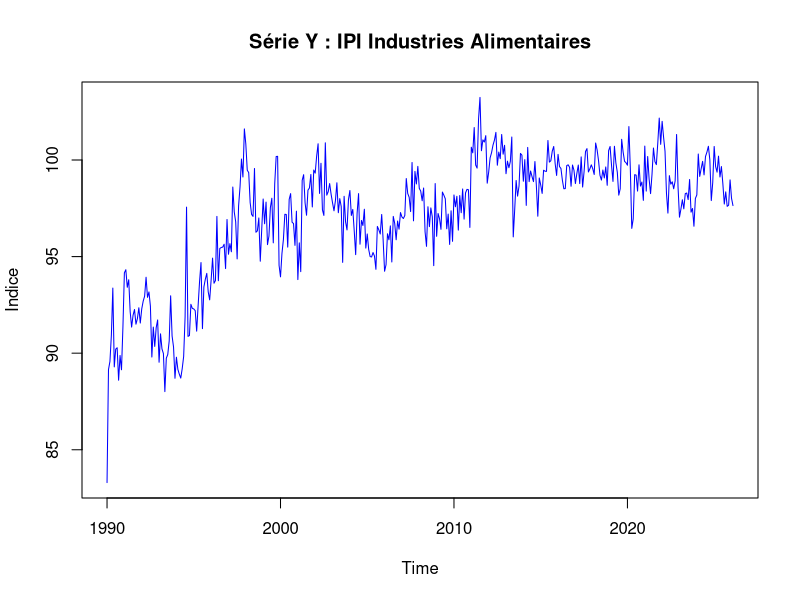
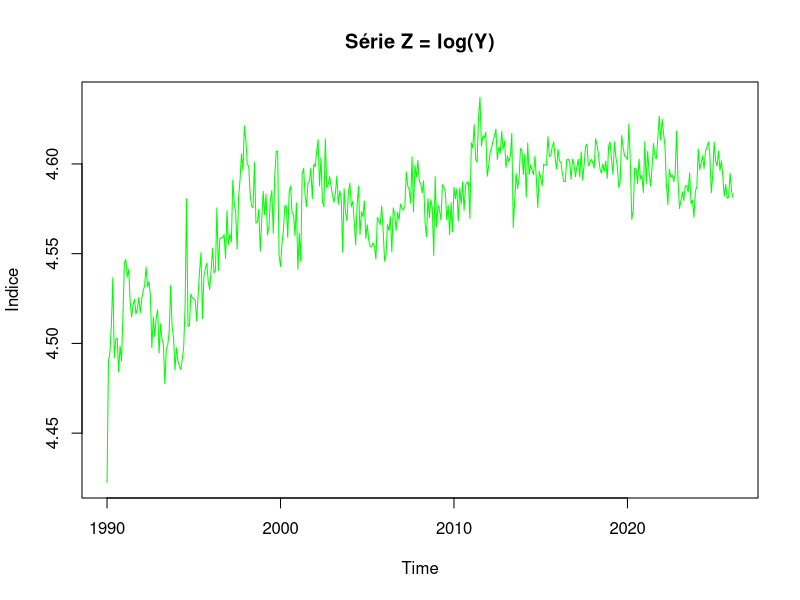
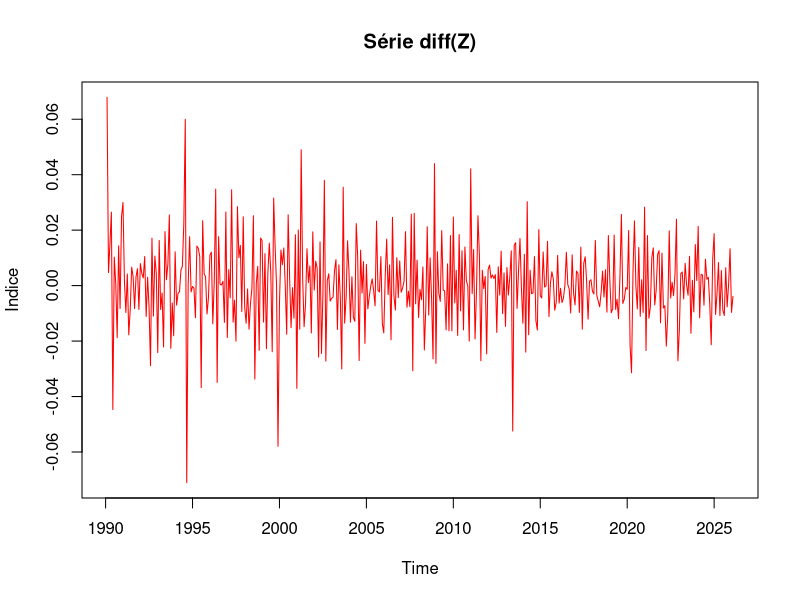
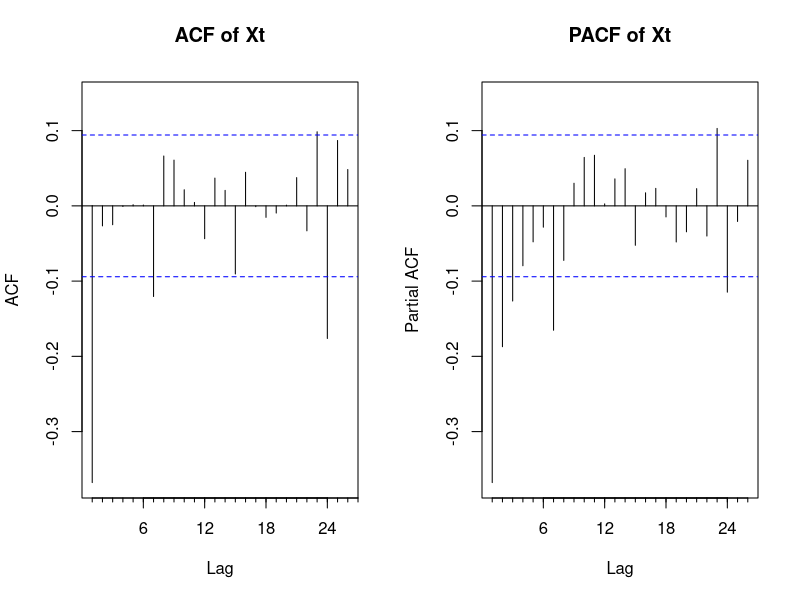
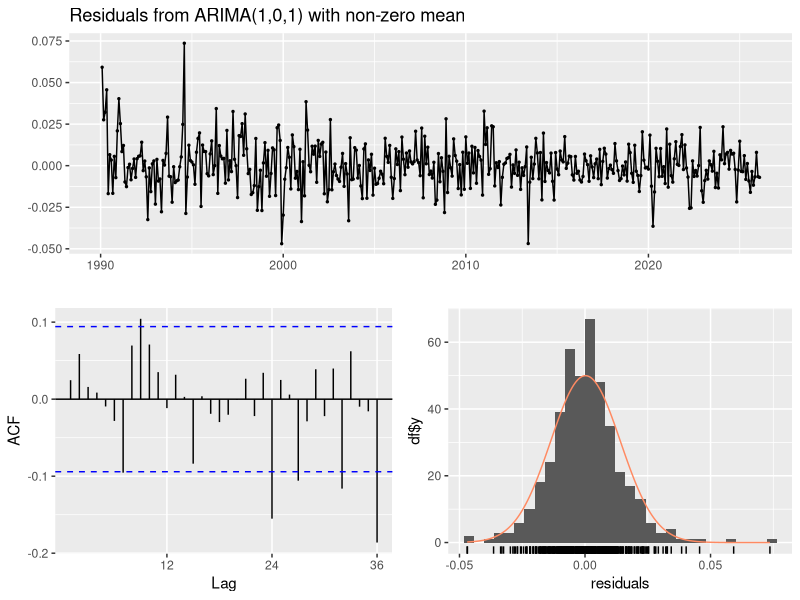
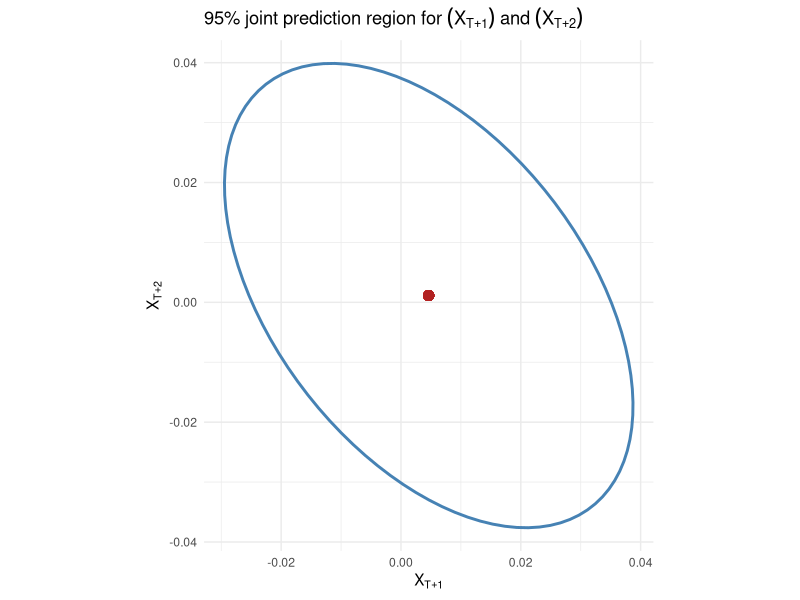

The R source for these figures, in order:
## ---- chunk 1
knitr::opts_chunk$set(
  echo = FALSE,
  warning = FALSE,
  message = FALSE,
  fig.align = "center",
  fig.width = 5,
  fig.height = 2.8,
  out.width = "100%"
)

required_pkgs <- c(
  "readr", "dplyr", "ggplot2", "lubridate", 
  "forecast", "tseries", "ellipse", "knitr", "ellipse"
)

missing_pkgs <- required_pkgs[!vapply(required_pkgs, requireNamespace, logical(1), quietly = TRUE)]
if (length(missing_pkgs) > 0) {
  install.packages(missing_pkgs, repos = "https://cloud.r-project.org")
}

library(dplyr)
library(ggplot2)
library(tseries)
library(forecast)
library(knitr)
library(ellipse)

## ---- chunk 2

df <- read.csv("data/valeurs_mensuelles.csv", sep = ";", skip = 4, header = FALSE, stringsAsFactors = FALSE)

df <- df[, 1:2]
colnames(df) <- c("date_brute", "valeur")

df <- df[df$valeur != "" & !is.na(df$valeur), ]

# On ajoute "-01" pour créer un format AAAA-MM-JJ lisible par R
df$date <- as.Date(paste0(df$date_brute, "-01"))
df <- df[order(df$date), ]

# On récupère l'année et le mois de début
start_y <- as.numeric(format(df$date[1], "%Y"))
start_m <- as.numeric(format(df$date[1], "%m"))

Y <- ts(df$valeur, start = c(start_y, start_m), frequency = 12)

plot(Y, main = "Série Y : IPI Industries Alimentaires", ylab = "Indice", col = "blue")
## ---- chunk 3
Z <- log(Y)
plot(Z, main = "Série Z = log(Y)", ylab = "Indice", col = "green")
## ---- chunk 4
X <- diff(Z, differences = 1)
plot(X, main = "Série diff(Z)", ylab = "Indice", col = "red")
## ---- chunk 5
adf.test(X)
kpss.test(X)
## ---- chunk 6
par(mfrow = c(1, 2))
Acf(X, main = "ACF of Xt")
Pacf(X, main = "PACF of Xt")

best_model <- auto.arima(X, stationary = TRUE, seasonal = FALSE, 
                         ic = "aic", stepwise = FALSE, approximation = FALSE)
## ---- chunk 7
fit <- Arima(X, order = c(best_model$arma[1], 0, best_model$arma[2]), include.mean = TRUE)
summary(fit)

coef_table <- data.frame(
  Coefficient = names(fit$coef),
  Estimate = fit$coef,
  Std_Error = sqrt(diag(fit$var.coef))
)
coef_table$t_stat <- coef_table$Estimate / coef_table$Std_Error
kable(coef_table, digits = 4, caption = "Estimated ARMA Parameters")
## ---- chunk 8
# Residual Diagnostics
checkresiduals(fit)

# Ljung-Box test
lb_test <- Box.test(residuals(fit), lag = 10, type = "Ljung-Box")
print(lb_test)
## ---- chunk 9
alpha <- 0.95
best_fit <- fit
pred <- predict(best_fit, n.ahead = 2)
mu <- as.numeric(pred$pred)

phi <- if(length(best_fit$model$phi) > 0) best_fit$model$phi else 0
theta <- if(length(best_fit$model$theta) > 0) best_fit$model$theta else 0

psi_coefs <- ARMAtoMA(ar = phi, ma = theta, lag.max = 1)
psi1 <- psi_coefs[1]

sigma2 <- best_fit$sigma2
Sigma <- matrix(
  c(sigma2,         sigma2 * psi1, 
    sigma2 * psi1,  sigma2 * (1 + psi1^2)), 
  nrow = 2, byrow = TRUE
)

ell_data <- as.data.frame(ellipse(Sigma, centre = mu, level = alpha))
colnames(ell_data) <- c("X_T1", "X_T2")

ggplot(ell_data, aes(x = X_T1, y = X_T2)) +
  geom_path(color = "steelblue", linewidth = 1) +
  geom_point(aes(x = mu[1], y = mu[2]), color = "firebrick", size = 3) +
  labs(
    title = expression(paste("95% joint prediction region for ", (X[T+1]), " and ", (X[T+2]))),
    x = expression(X[T+1]),
    y = expression(X[T+2])
  ) +
  theme_minimal() +
  coord_fixed()
## ---- chunk 10
code_chunks <- knitr::knit_code$get()
code_text <- unlist(code_chunks, use.names = FALSE)

cat("```r\n")
cat(paste(code_text, collapse = "\n\n"))
cat("\n```\n")
